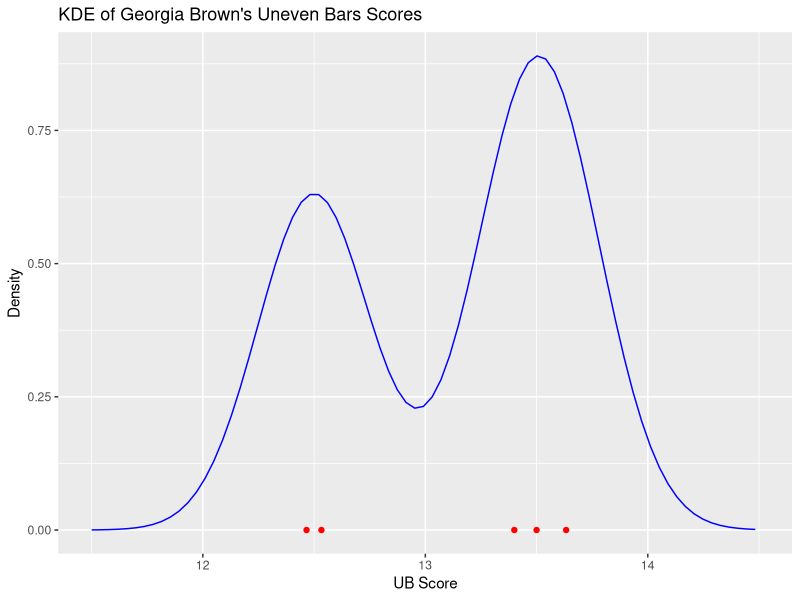

This chart was generated by the following R code:
## ---- chunk 1
knitr::opts_chunk$set(warning = FALSE, message = FALSE, echo = TRUE)
## ---- chunk 2
## THIS CODE CHUNK IS JUST TO SHOW FIGURE 1
library(tidyverse)
library(data.table)
library(ggplot2)
library(purrr)
library(dplyr)
library(KernSmooth)
## Re-arranged data
data_women_scores_2022_to_2023 <- read.csv("filesForWriteup/active_restricted_women_2023.csv") %>%  
  select(Country, FullName, Apparatus, Score) %>% 
  # first, making c(VT, VT1, VT2) all just VT, since they're all the same apparatus, just named different at different competitions
  mutate(Apparatus = ifelse(Apparatus %in% c("VT1", "VT2"), "VT", Apparatus))  %>%
  filter(!is.na(Score) & Score != 0) #dropping all NAs -- ask the team: should we also drop zeros? -> emily said yeah 11.13.2023 7 21pm
# this is the data that will feed into the algo
data_ready_for_algo <- data_women_scores_2022_to_2023 %>%
  group_by(Country, FullName, Apparatus) %>%
  summarise(Scores = list(Score), .groups = 'drop')
## Global Fixed Integers
minBBScoreIn_data_women_scores_2022_to_2023 <- min(data_women_scores_2022_to_2023$Score[data_women_scores_2022_to_2023$Apparatus == "BB"], na.rm = TRUE)
maxBBScoreIn_data_women_scores_2022_to_2023 <- max(data_women_scores_2022_to_2023$Score[data_women_scores_2022_to_2023$Apparatus == "BB"], na.rm = TRUE)
minFXScoreIn_data_women_scores_2022_to_2023 <- min(data_women_scores_2022_to_2023$Score[data_women_scores_2022_to_2023$Apparatus == "FX"], na.rm = TRUE)
maxFXScoreIn_data_women_scores_2022_to_2023 <- max(data_women_scores_2022_to_2023$Score[data_women_scores_2022_to_2023$Apparatus == "FX"], na.rm = TRUE)
minUBScoreIn_data_women_scores_2022_to_2023 <- min(data_women_scores_2022_to_2023$Score[data_women_scores_2022_to_2023$Apparatus == "UB"], na.rm = TRUE)
maxUBScoreIn_data_women_scores_2022_to_2023 <- max(data_women_scores_2022_to_2023$Score[data_women_scores_2022_to_2023$Apparatus == "UB"], na.rm = TRUE)
minVTScoreIn_data_women_scores_2022_to_2023 <- min(data_women_scores_2022_to_2023$Score[data_women_scores_2022_to_2023$Apparatus == "VT"], na.rm = TRUE)
maxVTScoreIn_data_women_scores_2022_to_2023 <- max(data_women_scores_2022_to_2023$Score[data_women_scores_2022_to_2023$Apparatus == "VT"], na.rm = TRUE)

## 2D Table of Global Fixed Integers
minAndMaxScores2DTable <- list(
    BB = list(
        min = minBBScoreIn_data_women_scores_2022_to_2023,
        max = maxBBScoreIn_data_women_scores_2022_to_2023
    ),
    FX = list(
        min = minFXScoreIn_data_women_scores_2022_to_2023,
        max = maxFXScoreIn_data_women_scores_2022_to_2023
    ),
    UB = list(
        min = minUBScoreIn_data_women_scores_2022_to_2023,
        max = maxUBScoreIn_data_women_scores_2022_to_2023
    ),
    VT = list(
        min = minVTScoreIn_data_women_scores_2022_to_2023,
        max = maxVTScoreIn_data_women_scores_2022_to_2023
    )
)
## TO BE FED INTO runOlympicsNTimes
allWomenBBParticipants <- data_ready_for_algo %>%
  select(Country, FullName, Apparatus) %>%
  unique() %>% 
  filter(Apparatus == "BB")

allWomenUBParticipants <- data_ready_for_algo %>%
  select(Country, FullName, Apparatus) %>%
  unique() %>% 
  filter(Apparatus == "UB")

allWomenFXParticipants <- data_ready_for_algo %>%
  select(Country, FullName, Apparatus) %>%
  unique() %>% 
  filter(Apparatus == "FX")

allWomenVTParticipants <- data_ready_for_algo %>%
  select(Country, FullName, Apparatus) %>%
  unique() %>% 
  filter(Apparatus == "VT")

allWomenBBParticipants <- allWomenBBParticipants %>%
  mutate(SimulationResults = lapply(seq_along(FullName), function(x) list()))

allWomenUBParticipants <- allWomenUBParticipants %>%
  mutate(SimulationResults = lapply(seq_along(FullName), function(x) list()))

allWomenFXParticipants <- allWomenFXParticipants %>%
  mutate(SimulationResults = lapply(seq_along(FullName), function(x) list()))

allWomenVTParticipants <- allWomenVTParticipants %>%
  mutate(SimulationResults = lapply(seq_along(FullName), function(x) list()))
## SD of BB Scores of all atheletes in the data (that will be the "nugget" when the there are three or fewer scores in an athlete x apparatus combination; the nugget will be used in estimateKernelDensity)
allBBScoresInTheData <- data_women_scores_2022_to_2023[data_women_scores_2022_to_2023$Apparatus == "BB", "Score"]
nuggetBB <- sd(allBBScoresInTheData)
## SD of UB Scores of all atheletes in the data (that will be the "nugget" when the there are three or fewer scores in an athlete x apparatus combination; the nugget will be used in estimateKernelDensity)
allUBScoresInTheData <- data_women_scores_2022_to_2023[data_women_scores_2022_to_2023$Apparatus == "UB", "Score"]
nuggetUB <- sd(allUBScoresInTheData)
## SD of FX Scores of all atheletes in the data (that will be the "nugget" when the there are three or fewer scores in an athlete x apparatus combination; the nugget will be used in estimateKernelDensity)
allFXScoresInTheData <- data_women_scores_2022_to_2023[data_women_scores_2022_to_2023$Apparatus == "FX", "Score"]
nuggetFX <- sd(allFXScoresInTheData)
## SD of VT Scores of all atheletes in the data (that will be the "nugget" when the there are three or fewer scores in an athlete x apparatus combination; the nugget will be used in estimateKernelDensity)
allVTScoresInTheData <- data_women_scores_2022_to_2023[data_women_scores_2022_to_2023$Apparatus == "VT", "Score"]
nuggetVT <- sd(allVTScoresInTheData)

createProperDataframe = function(countryCode, athleteName, apparatusInitials){
  dataframeToReturn <- data_ready_for_algo %>% 
    filter(Country == countryCode, FullName == athleteName, Apparatus == apparatusInitials) %>% 
    select(Scores) %>% 
    unnest(Scores) %>% 
    unlist()
  
  apparatus <- apparatusInitials
  
  return(list(dataframeToReturn, apparatus))
}

estimateKernelDensity <- function(outputOfCreateProperDataframe, bandwidthValue){
  
  apparatusOfInterestHere = outputOfCreateProperDataframe[[2]]
  
  howManyScoresWeHaveForThatAthleteXApparatusCombination = length(outputOfCreateProperDataframe[[1]])
  
  #setting up appropriate "nugget"
  if (apparatusOfInterestHere == "BB"){
    if (howManyScoresWeHaveForThatAthleteXApparatusCombination < 4){
      nugget = nuggetBB*4
    }
    else{
      nugget = nuggetBB*2
    }
  }
  else if (apparatusOfInterestHere == "UB"){
    if (howManyScoresWeHaveForThatAthleteXApparatusCombination < 4){
      nugget = nuggetUB*4
    }
    else{
      nugget = nuggetUB*2
    }
  }
  else if (apparatusOfInterestHere == "FX"){
    if (howManyScoresWeHaveForThatAthleteXApparatusCombination < 4){
      nugget = nuggetFX*4
    }
    else{
      nugget = nuggetFX*2
    }
  }
  else{
    if (howManyScoresWeHaveForThatAthleteXApparatusCombination < 4){
      nugget = nuggetVT*4
    }
    else{
      nugget = nuggetVT*2
    }
  }
  

  
  kernelLowerLimit = max(minAndMaxScores2DTable$apparatusOfInterestHere$min - nugget, 0)
  kernelUpperLimit = min(minAndMaxScores2DTable$apparatusOfInterestHere$max + nugget, 15.7)
  
  
  almostToReturn <- bkde(x = outputOfCreateProperDataframe[[1]], kernel = "normal", canonical = FALSE, bandwidth = bandwidthValue, gridsize = 401L, range.x = c(kernelLowerLimit, kernelUpperLimit), truncate = TRUE)
  #range.x = c(kernelLowerLimit, kernelUpperLimit)
  dataframeToReturn <- data.frame(
    x = almostToReturn$x, 
    y = almostToReturn$y
  )
  
  return(dataframeToReturn)
}

sampleDataFrame = createProperDataframe(countryCode = "AUS", athleteName = "BROWN GEORGIA", apparatusInitials = "UB")
scoresDataFrame <- data.frame(scores = sampleDataFrame[[1]])

ggplot() +
  geom_line(data = estimateKernelDensity(sampleDataFrame, 0.25), aes(x, y), color = "blue") +
  geom_point(data = scoresDataFrame, aes(x = scores, y = 0), color = "red") +
  ggtitle("KDE of Georgia Brown's Uneven Bars Scores") +
  xlim(11.5, 14.5) +
  xlab("UB Score") +
  ylab("Density") +
  theme(plot.title = element_text(size = 13))



## ---- chunk 3
# THIS IS FOR FIGURE 2 = women ANOVA
women <- read.csv("filesForWriteup/active_restricted_women_2023.csv")

# adding round stage and type
women <- women %>%
  mutate(Round = tolower(Round),
         RoundStage = case_when(stringr::str_like(Round,'%final%') ~ "final",
                           stringr::str_like(Round,'%qual%') ~ "qual"),
         RoundType = case_when(stringr::str_like(Round,'%team%') ~ "team",
                           stringr::str_like(Round,'%aa%') ~ "all around",
                           .default = "individual"))


bb_women <- women %>%
  filter(stringr::str_like(Apparatus,'BB%'))
summary_bb_women <- summary(aov(Score ~ FullName + RoundStage + RoundType + FullName*RoundType + FullName*RoundStage + RoundStage*RoundType, data = bb_women))
#summary_bb_women

ub_women <- women %>%
  filter(stringr::str_like(Apparatus,'UB%'))
summary_ub_women <- summary(aov(Score ~ FullName + RoundStage + RoundType + FullName*RoundType + FullName*RoundStage + RoundStage*RoundType, data = ub_women))
#summary_ub_women

fx_women <- women %>%
  filter(stringr::str_like(Apparatus,'FX%'))
summary_fx_women <- summary(aov(Score ~ FullName + RoundStage + RoundType + FullName*RoundType + FullName*RoundStage + RoundStage*RoundType, data = fx_women))
#summary_fx_women

vt_women <- women %>%
  filter(stringr::str_like(Apparatus,'VT%'))
summary_vt_women <- summary(aov(Score ~ FullName + RoundStage + RoundType + FullName*RoundType + FullName*RoundStage + RoundStage*RoundType, data = vt_women))
#summary_vt_women



library(knitr)
library(dplyr)
library(purrr)

women_anova_summary <- data.frame(
  Apparatus = c("Balance Beam", "Uneven Bars", "Floor Exercises", "Vault"),
  Athlete = c(summary_bb_women[[1]][["Pr(>F)"]][1],summary_ub_women[[1]][["Pr(>F)"]][1],summary_fx_women[[1]][["Pr(>F)"]][1],summary_vt_women[[1]][["Pr(>F)"]][1]),
  `Round Stage (final vs. qual)` = c(summary_bb_women[[1]][["Pr(>F)"]][2],summary_ub_women[[1]][["Pr(>F)"]][2],summary_fx_women[[1]][["Pr(>F)"]][2],summary_vt_women[[1]][["Pr(>F)"]][2]),
  `Round Type (team, all around, individual)` = c(summary_bb_women[[1]][["Pr(>F)"]][3],summary_ub_women[[1]][["Pr(>F)"]][3],summary_fx_women[[1]][["Pr(>F)"]][3],summary_vt_women[[1]][["Pr(>F)"]][3]),
  `Athlete and Round Stage Interaction` = c(summary_bb_women[[1]][["Pr(>F)"]][5],summary_ub_women[[1]][["Pr(>F)"]][5],summary_fx_women[[1]][["Pr(>F)"]][5],summary_vt_women[[1]][["Pr(>F)"]][5]),
  `Athlete and Round Type Interaction` = c(summary_bb_women[[1]][["Pr(>F)"]][4],summary_ub_women[[1]][["Pr(>F)"]][4],summary_fx_women[[1]][["Pr(>F)"]][4],summary_vt_women[[1]][["Pr(>F)"]][4]),
  `Round Stage and Round Type Interaction` = c(summary_bb_women[[1]][["Pr(>F)"]][6],summary_ub_women[[1]][["Pr(>F)"]][6],summary_fx_women[[1]][["Pr(>F)"]][6],summary_vt_women[[1]][["Pr(>F)"]][6])
)



format_p_values <- function(p_value) {
  # Round to the third decimal
  rounded_p <- round(p_value, 3)
  
  # Format to always show three decimal places
  formatted_p <- sprintf("%.3f", rounded_p)
  
  # Apply conditions
  if (rounded_p < 0.001) {
    return("<0.001*")
  } else if (rounded_p >= 0.001 & rounded_p < 0.0125) {
    return(paste0(formatted_p, "*"))
  } else {
    return(formatted_p)
  }
}



women_anova_summary <- women_anova_summary %>%
  mutate(across(-Apparatus, ~map_chr(.x, format_p_values)))



kable(women_anova_summary, 
      col.names = c("Apparatus", 
                    "Athlete", 
                    "Stage", 
                    "Type", 
                    "Athlete x Stage", 
                    "Athlete x Type", 
                    "Stage x Type"))


# "Round Stage means (final vs. qual), Round Type means (team, all around, individual), and "x" indicates interaction term



## ---- chunk 4
# THIS IS FOR FIGURE 3 = men ANOVA
men <- read.csv("filesForWriteup/active_restricted_men_2023.csv")

# adding round stage and type
men <- men %>%
  mutate(Round = tolower(Round),
         RoundStage = case_when(stringr::str_like(Round,'%final%') ~ "final",
                           stringr::str_like(Round,'%qual%') ~ "qual"),
         RoundType = case_when(stringr::str_like(Round,'%team%') ~ "team",
                           stringr::str_like(Round,'%aa%') ~ "all around",
                           .default = "individual"))


ph_men <- men %>%
  filter(stringr::str_like(Apparatus,'PH%'))
summary_ph_men <- summary(aov(Score ~ FullName + RoundStage + RoundType + FullName*RoundType + FullName*RoundStage + RoundStage*RoundType, data = ph_men))
#summary_ph_men

pb_men <- men %>%
  filter(stringr::str_like(Apparatus,'PB%'))
summary_pb_men <- summary(aov(Score ~ FullName + RoundStage + RoundType + FullName*RoundType + FullName*RoundStage + RoundStage*RoundType, data = pb_men))
#summary_pb_men

hb_men <- men %>%
  filter(stringr::str_like(Apparatus,'HB%'))
summary_hb_men <- summary(aov(Score ~ FullName + RoundStage + RoundType + FullName*RoundType + FullName*RoundStage + RoundStage*RoundType, data = hb_men))
#summary_hb_men
  
sr_men <- men %>%
  filter(stringr::str_like(Apparatus,'SR%'))
summary_sr_men <- summary(aov(Score ~ FullName + RoundStage + RoundType + FullName*RoundType + FullName*RoundStage + RoundStage*RoundType, data = sr_men))
#summary_sr_men

fx_men <- men %>%
  filter(stringr::str_like(Apparatus,'FX%'))
summary_fx_men <- summary(aov(Score ~ FullName + RoundStage + RoundType + FullName*RoundType + FullName*RoundStage + RoundStage*RoundType, data = fx_men))
#summary_fx_men

vt_men <- men %>%
  filter(stringr::str_like(Apparatus,'VT%'))
summary_vt_men <- summary(aov(Score ~ FullName + RoundStage + RoundType + FullName*RoundType + FullName*RoundStage + RoundStage*RoundType, data = vt_men))
#summary_vt_men


library(knitr)
library(dplyr)
library(purrr)

men_anova_summary <- data.frame(
  Apparatus = c("Horizontal Bar", "Parallel Bars", "Floor", "Still Rings", "Pommel Horse", "Vault"),
  Athlete = c(summary_hb_men[[1]][["Pr(>F)"]][1],summary_pb_men[[1]][["Pr(>F)"]][1],summary_fx_men[[1]][["Pr(>F)"]][1],summary_sr_men[[1]][["Pr(>F)"]][1],summary_ph_men[[1]][["Pr(>F)"]][1], summary_vt_men[[1]][["Pr(>F)"]][1]),
  
  `Round Stage (final vs. qual)` = c(summary_hb_men[[1]][["Pr(>F)"]][2],summary_pb_men[[1]][["Pr(>F)"]][2],summary_fx_men[[1]][["Pr(>F)"]][2],summary_sr_men[[1]][["Pr(>F)"]][2],summary_ph_men[[1]][["Pr(>F)"]][2], summary_vt_men[[1]][["Pr(>F)"]][2]),
  `Round Type (team, all around, individual)` = c(summary_hb_men[[1]][["Pr(>F)"]][3],summary_pb_men[[1]][["Pr(>F)"]][3],summary_fx_men[[1]][["Pr(>F)"]][3],summary_sr_men[[1]][["Pr(>F)"]][3],summary_ph_men[[1]][["Pr(>F)"]][3], summary_vt_men[[1]][["Pr(>F)"]][3]),
  `Athlete and Round Stage Interaction` = c(summary_hb_men[[1]][["Pr(>F)"]][5],summary_pb_men[[1]][["Pr(>F)"]][5],summary_fx_men[[1]][["Pr(>F)"]][5],summary_sr_men[[1]][["Pr(>F)"]][5],summary_ph_men[[1]][["Pr(>F)"]][5], summary_vt_men[[1]][["Pr(>F)"]][5]),
  `Athlete and Round Type Interaction` = c(summary_hb_men[[1]][["Pr(>F)"]][4],summary_pb_men[[1]][["Pr(>F)"]][4],summary_fx_men[[1]][["Pr(>F)"]][4],summary_sr_men[[1]][["Pr(>F)"]][4],summary_ph_men[[1]][["Pr(>F)"]][4], summary_vt_men[[1]][["Pr(>F)"]][4]),
  `Round Stage and Round Type Interaction` = c(summary_hb_men[[1]][["Pr(>F)"]][6],summary_pb_men[[1]][["Pr(>F)"]][6],summary_fx_men[[1]][["Pr(>F)"]][6],summary_sr_men[[1]][["Pr(>F)"]][6],summary_ph_men[[1]][["Pr(>F)"]][6], summary_vt_men[[1]][["Pr(>F)"]][6])
)



format_p_values <- function(p_value) {
  # Round to the third decimal
  rounded_p <- round(p_value, 3)
  
  # Format to always show three decimal places
  formatted_p <- sprintf("%.3f", rounded_p)
  
  # Apply conditions
  if (rounded_p < 0.001) {
    return("<0.001*")
  } else if (rounded_p >= 0.001 & rounded_p < 0.0083) {
    return(paste0(formatted_p, "*"))
  } else {
    return(formatted_p)
  }
}





men_anova_summary <- men_anova_summary %>%
  mutate(across(-Apparatus, ~map_chr(.x, format_p_values)))




kable(men_anova_summary, 
      col.names = c("Apparatus", 
                    "Athlete", 
                    "Stage", 
                    "Type", 
                    "Athlete x Stage", 
                    "Athlete x Type", 
                    "Stage x Type"))


# "Round Stage means (final vs. qual), Round Type means (team, all around, individual), and "x" indicates interaction term



